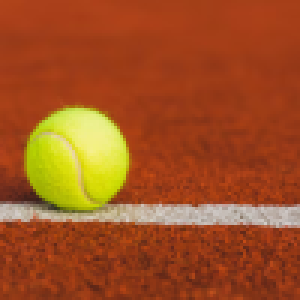
#> input picture Implementacao_4/Graph-Based Image Segmentation Algorithm/images/100x100-ball.png, 100 x 100 px (shown 3 times larger); its folder holds only this picture in this run
$ python png_to_pgm.py
#> lines starting #> are read from the running program, lines starting #| are printed output that depends on the picture
try:
    from PIL import Image
except ImportError:
    import os
    os.system('pip install pillow')
    from PIL import Image
import os

class Pixel:
    def __init__(self, r, g, b):
        self.r = r
        self.g = g
        self.b = b


def convert_png_to_pgm(input_png, grapyscale_png, output_pgm):
    # Abra a imagem PNG e converta para escala de cinza
    img = Image.open(input_png).convert("L")
    width, height = img.size

    img.save(grapyscale_png)

    # Obtenha os pixels da imagem como uma lista
    pixels = list(img.getdata())

    # Crie o arquivo PGM no formato P2
    with open(output_pgm, "w") as f:
        f.write("P2\n")  # Cabeçalho indicando formato P2
        f.write(f"{width} {height}\n")  # Dimensões da imagem
        f.write("255\n")  # Valor máximo de intensidade

        # Escreva os valores dos pixels
        for i, pixel in enumerate(pixels):
            f.write(f"{pixel} ")
            if (i + 1) % width == 0:  # Quebra de linha após cada linha da imagem
                f.write("\n")

def list_images(directory):
    return [f for f in os.listdir(directory) if f.endswith('.png')]

def prompt_user_to_choose_image():
    images = list_images('./images')
    print("Choose an image to convert:")
    for i, image in enumerate(images):
        print(f"{i + 1}. {image}")
    choice = int(input("Enter the number of the image: ")) - 1
#> the answer given: 1
    convert_png_to_pgm(f"./images/{images[choice]}", f"./output/result_gray.png", f"./output/original.pgm")
#> in convert_png_to_pgm, `img = Image.open(input_png).convert("L")`:
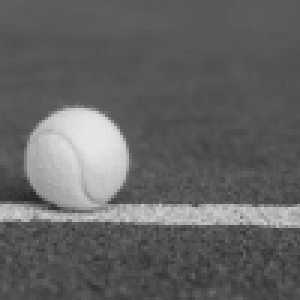
#> img: PIL image 100x100 L (shown 3 times larger); min 38, max 230, mean 99.1
#> in convert_png_to_pgm, `pixels = list(img.getdata())`: pixels = 10000 values, max 230 at index 5030, min 38 at index 6612, mean 99.06
#> the loop in convert_png_to_pgm, `for i, pixel in enumerate(pixels):` made 10000 passes
#> pixel on passes 1 to 3: 96, 95, 95


# Convert the chosen image
prompt_user_to_choose_image()
